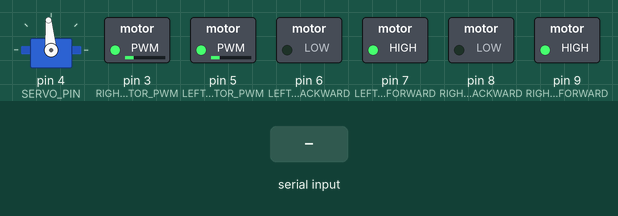
Recording of a sketch running on a simulated Arduino Uno, built with avr-gcc and run on an emulated ATmega328P. Shown: servo, switched loads named in the sketch (green lamp = pin HIGH). The test bench sets the inputs (shaded band).

Above: at 1.2 s.
1.3 s: "T90\n" received over Serial
At 2.0 s:
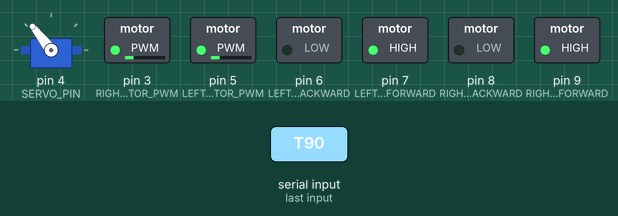
2.8 s: "T,45\n" received over Serial
At 3.1 s:
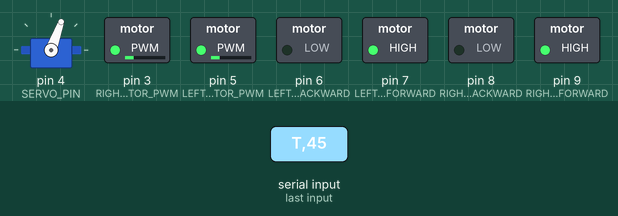
Timing chart, 0 to 5.8 s (numbered marks = the images above; inputs shaded):
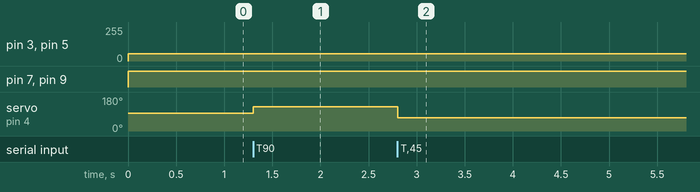

The sketch:

last3.ino
```cpp
#include <Servo.h>

// Servo for steering
Servo steering;

// Motor control pins
#define LEFT_MOTOR_FORWARD   7
#define LEFT_MOTOR_BACKWARD  6
#define RIGHT_MOTOR_FORWARD  9
#define RIGHT_MOTOR_BACKWARD 8
#define LEFT_MOTOR_PWM   5
#define RIGHT_MOTOR_PWM  3
#define SERVO_PIN 4

// Default speed for forward/backward motion
const int DEFAULT_SPEED = 55;

void setup() {
  Serial.begin(9600);

  // Set motor control pins as outputs
  pinMode(LEFT_MOTOR_FORWARD, OUTPUT);
  pinMode(LEFT_MOTOR_BACKWARD, OUTPUT);
  pinMode(RIGHT_MOTOR_FORWARD, OUTPUT);
  pinMode(RIGHT_MOTOR_BACKWARD, OUTPUT);
  pinMode(LEFT_MOTOR_PWM, OUTPUT);
  pinMode(RIGHT_MOTOR_PWM, OUTPUT);

  // Attach and center the steering servo
  steering.attach(SERVO_PIN);
  steering.write(95);
}

void loop() {
  if (Serial.available()) {
    String cmd = Serial.readStringUntil('\n');
    cmd.trim();

    if (cmd.length() > 0) {
      processCommand(cmd);
    }
  }
   moveForward(DEFAULT_SPEED);
}

void processCommand(String cmd) {
  if (cmd.length() < 1) return;

  char commandType = cmd.charAt(0);
  int value = cmd.substring(1).toInt();

  if (commandType == 'T') {
  static unsigned long lastUpdate = 0;
  unsigned long now = millis();
  if (now - lastUpdate > 10) {  // Only update if 10ms passed
    int servoAngle = map(value, 0, 100, 70, 135);
    steering.write(servoAngle);
    lastUpdate = now;
  }
}

}


void moveForward(int pwm) {
  digitalWrite(LEFT_MOTOR_FORWARD, HIGH);
  digitalWrite(LEFT_MOTOR_BACKWARD, LOW);
  digitalWrite(RIGHT_MOTOR_FORWARD, HIGH);
  digitalWrite(RIGHT_MOTOR_BACKWARD, LOW);
  analogWrite(LEFT_MOTOR_PWM, pwm);
  analogWrite(RIGHT_MOTOR_PWM, pwm);
}

void moveBackward(int pwm) {
  digitalWrite(LEFT_MOTOR_FORWARD, LOW);
  digitalWrite(LEFT_MOTOR_BACKWARD, HIGH);
  digitalWrite(RIGHT_MOTOR_FORWARD, LOW);
  digitalWrite(RIGHT_MOTOR_BACKWARD, HIGH);
  analogWrite(LEFT_MOTOR_PWM, pwm);
  analogWrite(RIGHT_MOTOR_PWM, pwm);
}

void stop() {
  digitalWrite(LEFT_MOTOR_FORWARD, LOW);
  digitalWrite(LEFT_MOTOR_BACKWARD, LOW);
  digitalWrite(RIGHT_MOTOR_FORWARD, LOW);
  digitalWrite(RIGHT_MOTOR_BACKWARD, LOW);
  analogWrite(LEFT_MOTOR_PWM, 0);
  analogWrite(RIGHT_MOTOR_PWM, 0);
}
```

Measured:
- after the input at 1.3 s, servo on pin 4 (SERVO_PIN): 95° → 128° at once
- after the input at 2.8 s, servo on pin 4 (SERVO_PIN): 128° → 70° at once
